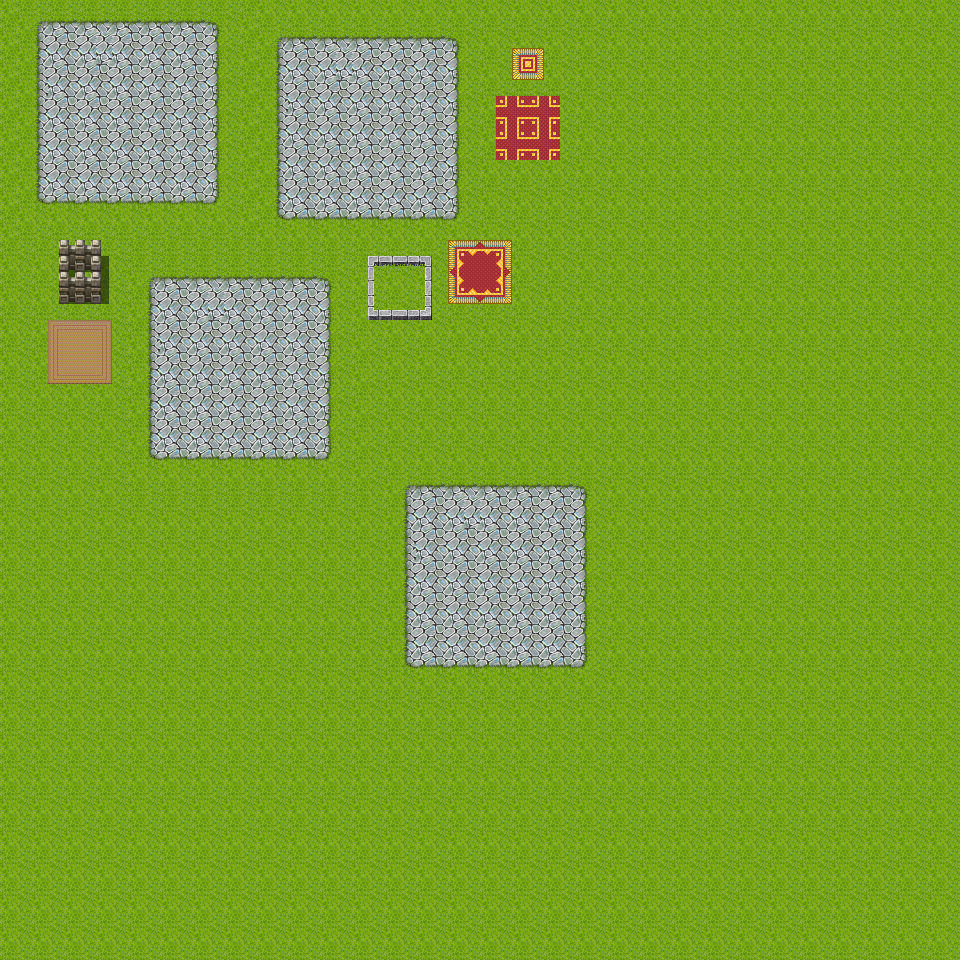

This game map was drawn from its Tiled (.tmx) file and the tilesets committed beside it. A one-line description and the trimmed map source follow:
An orthogonal 60x60 tile map with 16x16 px tiles, 2 tile layers (Слой тайлов 1, Слой тайлов 2).

<map version="1.0" orientation="orthogonal" width="60" height="60" tilewidth="16" tileheight="16">
 <tileset firstgid="1" name="tileset" tilewidth="16" tileheight="16">
  <image source="../src/images/tileset.png" width="512" height="384" />
 </tileset>
 <layer name="Слой тайлов 1" width="60" height="60">
  <data>[3600 cells, 3600 non-empty, 20 distinct tile ids]</data>
 </layer>
 <layer name="Слой тайлов 2" width="60" height="60">
  <data>[3600 cells, 84 non-empty, 72 distinct tile ids]</data>
 </layer>
</map>
